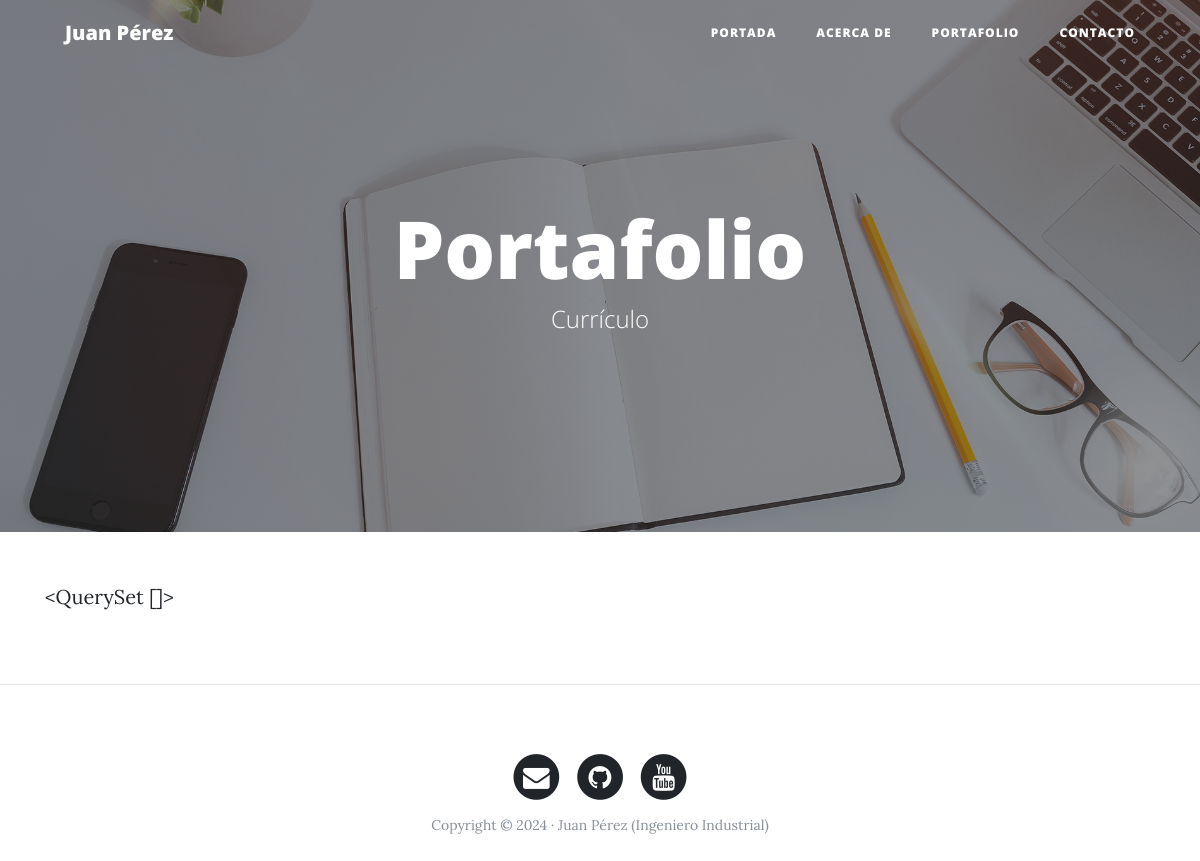
/portfolio/, run on an earlier commit of the app's database.
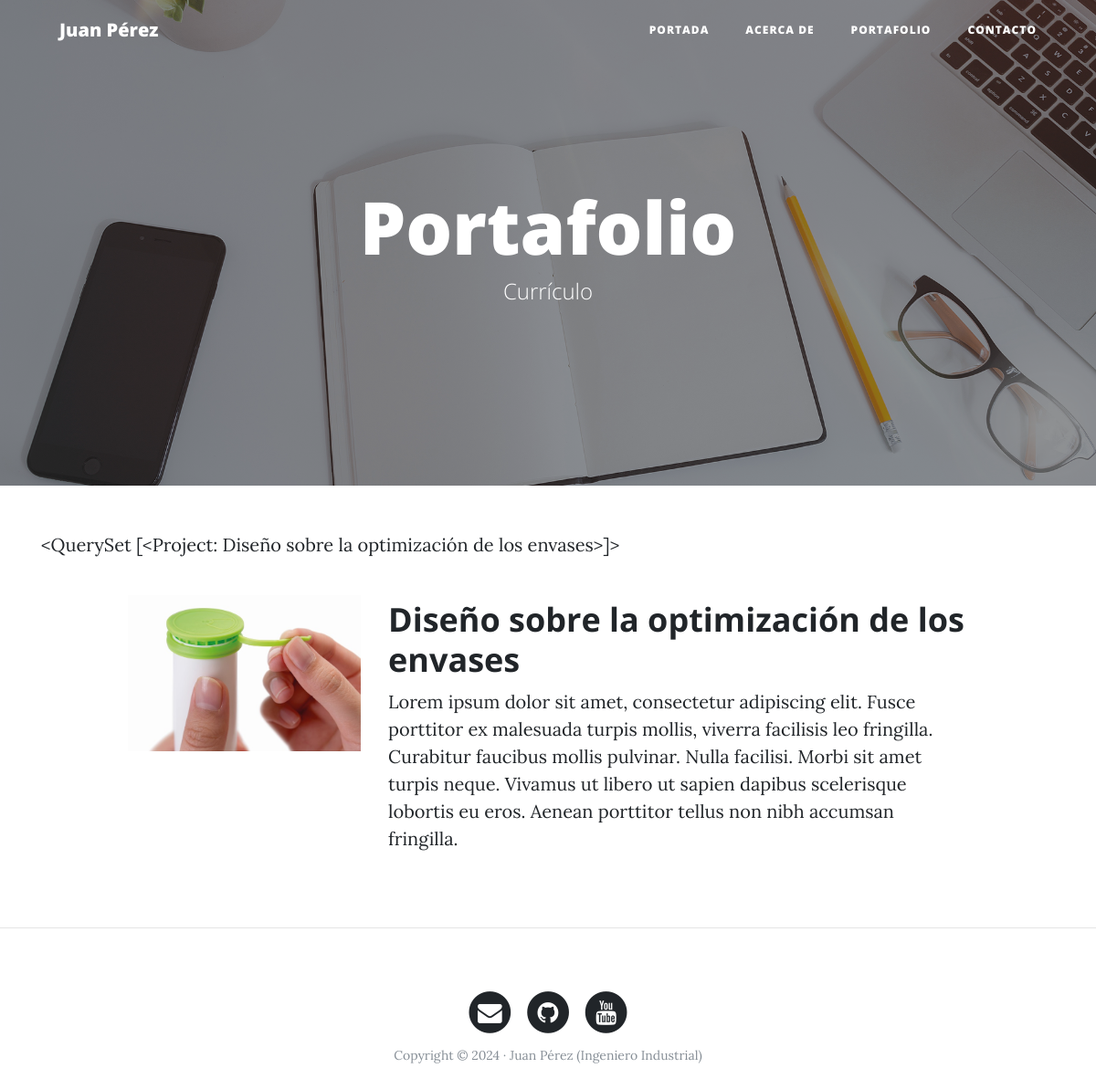
And on a later commit of the database.
### portfolio/models.py (models this page shows)
class Project(models.Model):
    title = models.CharField(max_length=200, verbose_name='Título')
    description = models.TextField(verbose_name='Descripción')
    image = models.ImageField(verbose_name='Imagen', upload_to='projects')
    link = models.URLField(null=True, blank=True, verbose_name='Dirección web')
    created = models.DateTimeField(auto_now_add=True, verbose_name='Fecha de creación')
    updated = models.DateTimeField(auto_now=True, verbose_name='Fecha de edición')
    class Meta:
        verbose_name = 'proyecto'
        verbose_name_plural = 'proyectos'
        ordering = ['-created']
    def __str__(self) -> str:
        return self.title

### portfolio/views.py (the view)
# urls.py: path('portfolio/', portfolio_views.portfolio, name='portfolio'),
def portfolio(request):
    projects = Project.objects.all()
    return render(request, "portfolio/portfolio.html", {"projects": projects})

### portfolio/templates/portfolio/portfolio.html (shortened to what this page needs)
{% extends 'core/base.html' %}
{% block background %}{% load static %}{% static 'core/img/portfolio-bg.jpg' %}{% endblock %}
{% block headers %}
    <h1>Portafolio</h1>
    <span class="subheading">Currículo</span>
{% endblock %}
{% block content %}
{{ projects}}
    {% for project in projects %}
        <div class="row project">
            <div class="col-lg-3 col-md-4 offset-lg-1">
                <img class="img-fluid" src="{{project.image.url}}" alt="">
            </div>
            <div class="col-lg-7 col-md-8">
                <h2 class="section-heading title">{{project.title}}</h2>
                <p>{{project.description}}</p>
            </div>
        </div>
    {% endfor %}
{% endblock %}

What changed in the data, as far as the page shows it:
added Project: title "<QuerySet [<Project: Diseño sobre la optimización de los envases>]>", image (picture), title "Diseño sobre la optimización de los envases", description "Lorem ipsum dolor sit amet, consectetur adipiscing elit. Fusce porttitor ex malesuada turpis mollis, viverra facilisis leo fringilla. Curabitur faucibus mollis pulvinar. Nulla facilisi. Morbi sit amet turpis neque. Vivamus ut libero ut sapien dapibus scelerisque lobortis eu eros. Aenean porttitor tellus non nibh accumsan fringilla."
Also different on the page:
{{ projects }}: "<QuerySet []>" → (not shown)
